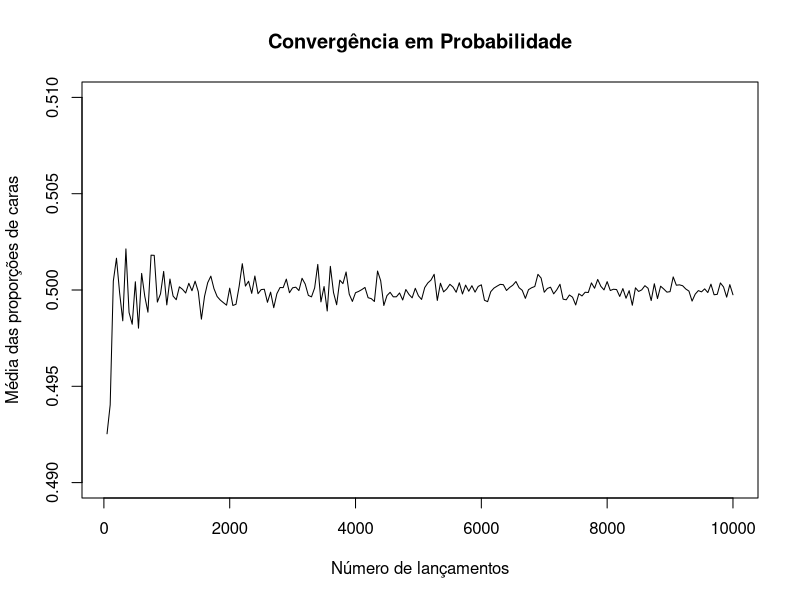
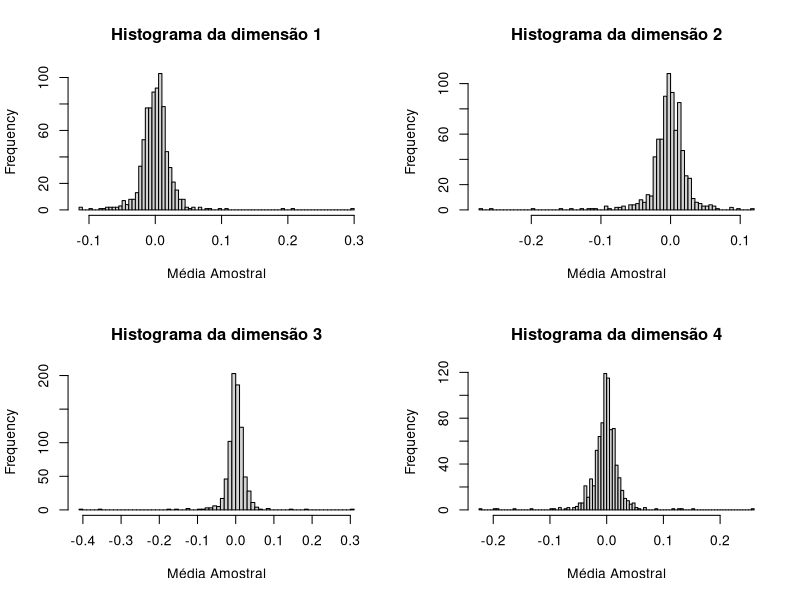
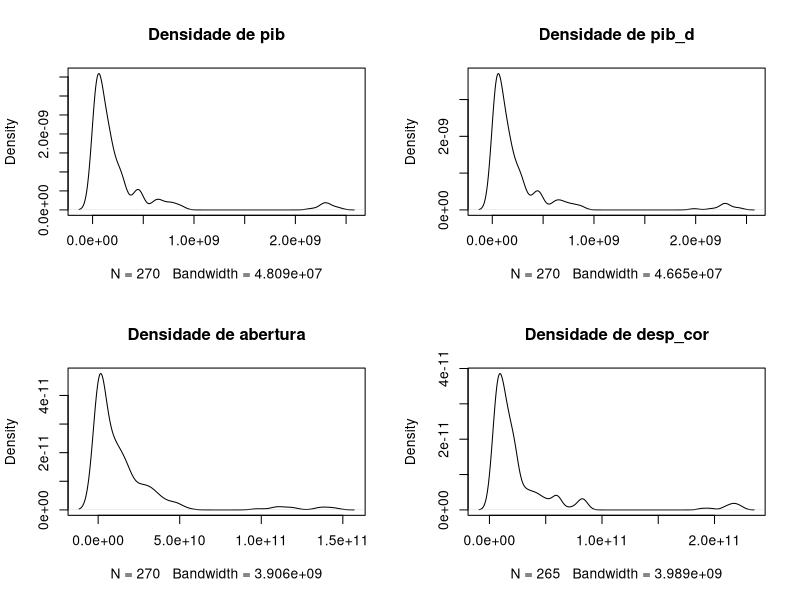
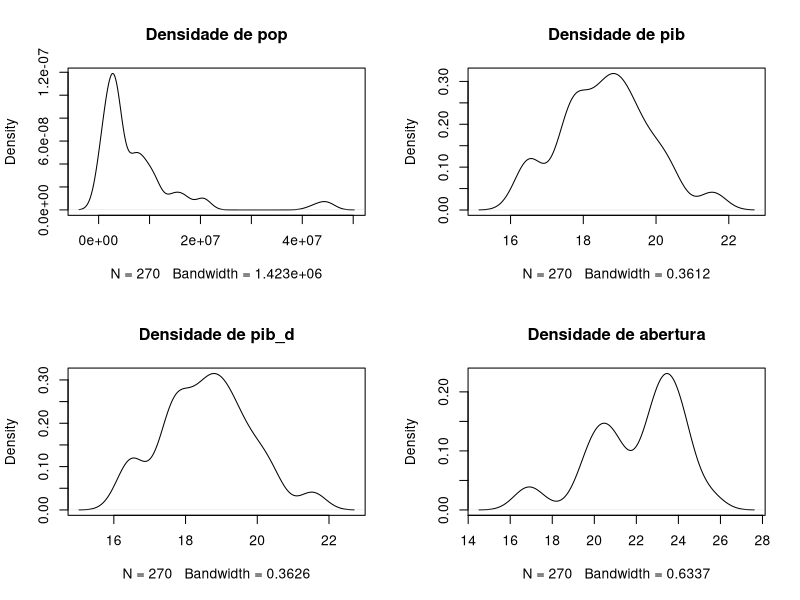
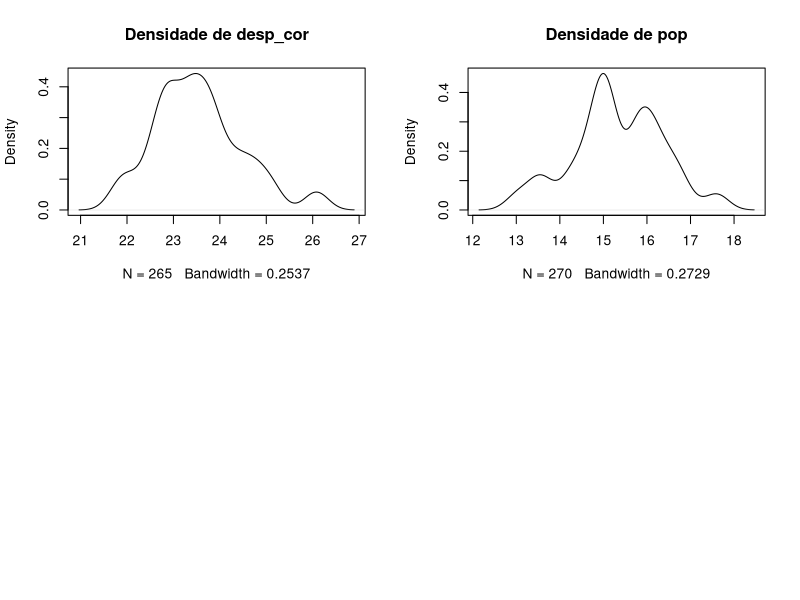

Recreate these plots in R, in order.
## ---- chunk 1
# Função para simular lançamentos de uma moeda
simular_lancamentos_moeda <- function(n, p) {
  lancamentos <- rbinom(n, 1, p) # n lançamentos com probabilidade p de cara
  return(mean(lancamentos)) # proporção de caras
}

# Parâmetros
set.seed(123)
n_lancamentos <- seq(50, 10000, by = 50)  # lançamentos em cada série
prob_verdadeira <- 0.5  # Probabilidade verdadeira de cara da moeda
n_replicacoes <- 300  # Número de replicatas

# Simulação de uma série de lançamentos para cada número de lançamentos
medias <- sapply(n_lancamentos, function(n) replicate(n_replicacoes, simular_lancamentos_moeda(n, prob_verdadeira)))

# Plotar resultados
plot(n_lancamentos, colMeans(medias), type = 'l', ylim = c(0.49, 0.51),
     xlab = 'Número de lançamentos', ylab = 'Média das proporções de caras',
     main = 'Convergência em Probabilidade')
## ---- chunk 2
# Parâmetros
set.seed(123)
n <- 8000  # Tamanho da amostra
d <- 2  # Número de dimensões
mu <- rep(0, d)  # Média das variáveis aleatórias
Sigma <- matrix(c(1, 0.8, 0.8, 1), nrow = d, ncol = d)  # Matriz de covariância
n_replicatas <- 100  # Número de replicatas

# Função para gerar amostras multivariadas
gerar_amostra_multivariada <- function(n, mu, Sigma) {
  return(mvtnorm::rmvnorm(n, mean = mu, sigma = Sigma))
}

# Simulação do Multivariado Lindeberg-Lévy (CLT)
library(mvtnorm)
medias <- sapply(seq(10, n, by = 10), function(m) {
  replicate(n_replicatas, {
    amostra <- gerar_amostra_multivariada(m, mu, Sigma)
    mean(amostra)
  })
})

# Plotagem dos resultados
par(mfrow = c(2, 2))
for (i in 1:4) {
  hist(medias[i,], main = paste("Histograma da dimensão", i), xlab = "Média Amostral", breaks = 80)
}
## ---- chunk 3
base <- read.table("base.txt", header = TRUE, sep = "\t")
base <- as.data.frame(lapply(base, as.numeric))
## ---- chunk 4
correlacao <- cor(base[,3:7], use = "pairwise.complete.obs")
## ---- chunk 5
for (i in 3:7) {
  variavel <- names(base)[i]
  plot(density(base[[variavel]], na.rm = TRUE), main = paste("Densidade de", variavel))
}
## ---- chunk 6
base[, 3:7] <- log(base[, 3:7])
## ---- chunk 7
# Análise da correlação e funções de densidade após a logaritmização
correlacao <- cor(base[,3:7], use = "pairwise.complete.obs")

for (i in 3:7) {
  variavel <- names(base)[i]
  plot(density(base[[variavel]], na.rm = TRUE), main = paste("Densidade de", variavel))
}

# Melhorou?
## ---- chunk 8
base_estado_1 <- subset(base, estado == 1)
mqo_estado_1 <- lm(pib ~ pib_d + abertura + desp_cor + pop, data = base_estado_1)
summary(mqo_estado_1)
# mqo_estado_2, mqo_estado_3, etc.
## ---- chunk 9
base_ano_2010 <- subset(base, ano == 2010)
mqo_ano_2010 <- lm(pib ~ pib_d + abertura + desp_cor + pop, data = base_ano_2010)
summary(mqo_ano_2010)
# mqo_ano_2011, mqo_ano_2012, etc.
## ---- chunk 10
mqo_pooled <- lm(pib ~ pib_d + abertura + desp_cor + pop, data = base)
summary(mqo_pooled)
# pode ser mal especificado pois camufla a hetegeneidade entre as unidades
## ---- chunk 11
fixed.dum <- lm(pib ~ pib_d + abertura + desp_cor + pop + factor(estado) - 1, data = base)
summary(fixed.dum)
# OBS: São 26 dummies, sendo o intercepto do primeiro estado usado como categoria base.
## ---- chunk 12
library(plm)
ef_fixos <- plm(pib ~ pib_d + abertura + pop, data = base, index=c("estado", "ano"), model = "within")
summary(ef_fixos)
mean(fixef(ef_fixos))
intercepts <- fixef(ef_fixos)
summary(intercepts)
## ---- chunk 13
ef_aleatorios <- plm(pib ~ pib_d + abertura + pop, data = base, index=c("estado", "ano"), model = "random")
summary(ef_aleatorios)
## ---- chunk 14
phtest(ef_aleatorios, ef_fixos)
# efeitos fixos é preferido
